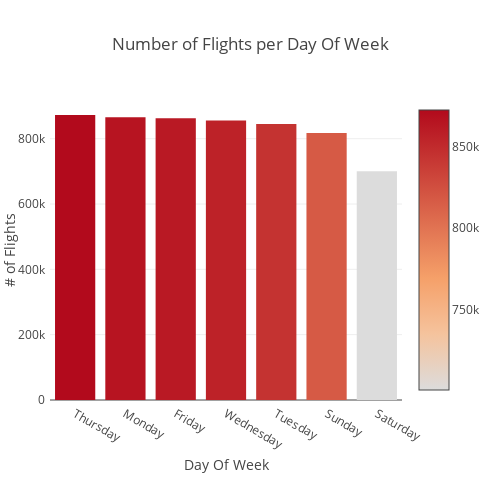

Notebook cell for this chart:
### Markdown cell above
### Distribution # of flights per Day of the Week

### Code cell
day_group = combined_df.groupby(['DAY_OF_WEEK'])['FLIGHT_NUMBER'].count().sort_values(ascending=False)

trace = go.Bar(x=day_group.index, 
                y=day_group.values, 
                name='day_of_week',
                marker={
                    'color':day_group.values,
                    'colorscale':'Reds',
                    'showscale':True,
                    },
                )

layout = go.Layout(title='Number of Flights per Day Of Week',
                    xaxis={'title':'Day Of Week'},
                    yaxis={'title':'# of Flights'},
                    autosize=False,
                    width=500,
                    height=500,
                    margin=go.layout.Margin(
                        l=50,
                        r=50,
                        b=100,
                        t=100,
                        pad=4
                    )
                )

fig = go.Figure(data=[trace], layout=layout)
iplot(fig, filename='day_bar')

### Figure 1 — Plotly figure (JSON) as saved in the notebook; plotly's stock layout.template omitted (floating-point values rounded to 4 significant figures)
{"data": [{"marker": {"cauto": true, "cmax": 872521, "cmin": 700545, "color": [872521, 865543, 862209, 855897, 844600, 817764, 700545], "colorscale": "Reds", "showscale": true}, "name": "day_of_week", "type": "bar", "uid": "a93e6336-e903-4cc3-bd3e-aa4465fff9c4", "x": ["Thursday", "Monday", "Friday", "Wednesday", "Tuesday", "Sunday", "Saturday"], "y": [872521, 865543, 862209, 855897, 844600, 817764, 700545]}], "layout": {"autosize": false, "height": 500, "margin": {"b": 100, "l": 50, "pad": 4, "r": 50, "t": 100}, "title": {"text": "Number of Flights per Day Of Week"}, "width": 500, "xaxis": {"autorange": true, "range": [-0.5, 6.5], "title": {"text": "Day Of Week"}, "type": "category"}, "yaxis": {"autorange": true, "range": [0, 918400.0], "title": {"text": "# of Flights"}, "type": "linear"}}}
